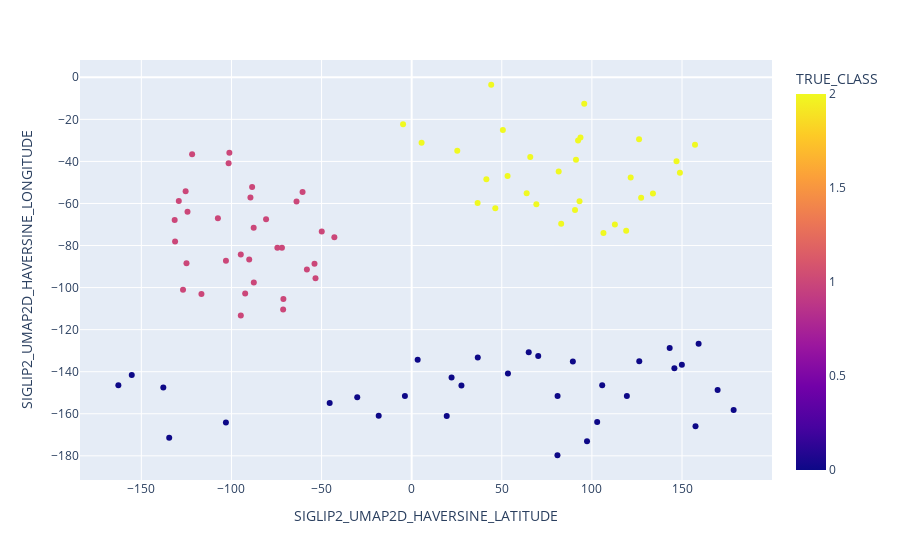

Write notebook code for a chart like this one.
### Code cell
px.scatter(e, x="SIGLIP2_UMAP2D_HAVERSINE_LATITUDE", y="SIGLIP2_UMAP2D_HAVERSINE_LONGITUDE", color="TRUE_CLASS")

### Figure 1 — Plotly figure (JSON) as saved in the notebook; plotly's stock layout.template omitted (floating-point values rounded to 4 significant figures)
{"data": [{"hovertemplate": "SIGLIP2_UMAP2D_HAVERSINE_LATITUDE=%{x}<br>SIGLIP2_UMAP2D_HAVERSINE_LONGITUDE=%{y}<br>TRUE_CLASS=%{marker.color}<extra></extra>", "legendgroup": "", "marker": {"color": [0, 1, 2, 0, 1, 2, 0, 1, 2, 0, 1, 2, 0, 1, 2, 0, 1, 2, 0, 1, 2, 0, 1, 2, 0, 1, 2, 0, 1, 2, 0, 1, 2, 0, 1, 2, 0, 1, 2, 0, 1, 2, 0, 1, 2, 0, 1, 2, 0, 1, 2, 0, 1, 2, 0, 1, 2, 0, 1, 2, 0, 1, 2, 0, 1, 2, 0, 1, 2, 0, 1, 2, 0, 1, 2, 0, 1, 2, 0, 1, 2, 0, 1, 2, 0, 1, 2, 0, 1, 2, 0, 1, 2, 0, 1, 2, 0, 1, 2, 0], "coloraxis": "coloraxis", "symbol": "circle"}, "mode": "markers", "name": "", "orientation": "v", "showlegend": false, "type": "scatter", "x": [102.9, -53.92, 25.3, 105.7, -107.5, 63.81, 169.8, -71.18, 106.4, -45.5, -131.5, 157.2, -134.5, -103.1, 41.45, 64.95, -131.3, 91.17, 149.9, -124.4, 50.6, 157.5, -90.15, 126.2, -103.1, -94.81, 90.65, NaN, -101.2, 46.4, 97.3, -94.82, 95.75, 80.97, -125.4, 93.67, -162.8, -92.39, 121.5, -3.752, -87.59, 133.9, 22.13, -63.89, NaN, 3.322, -89.46, 82.96, 80.89, -49.9, 112.7, 70.22, -88.53, 5.5, -30.2, -101.6, 81.58, 119.4, -71.99, NaN, 53.42, -121.8, 127.3, 143.2, -42.91, 65.8, 19.45, -129.2, -4.774, 27.61, -74.52, 119.0, NaN, -87.67, 53.21, -155.3, -80.79, 147.0, -137.8, -71.32, 44.13, -18.3, -116.7, 148.9, 126.3, -60.55, 92.34, 145.8, -53.37, 36.59, 178.7, -125.0, 93.13, 159.2, -126.9, 69.19, 89.43, -58.14, NaN, 36.68], "xaxis": "x", "y": [-163.9, -88.7, -34.92, -146.4, -67.01, -55.2, -148.7, -105.5, -74.03, -154.8, -67.87, -32.07, -171.4, -87.29, -48.49, -130.7, -78.14, -39.23, -136.7, -63.89, -25.12, -165.9, -86.59, -29.43, -164.2, -113.3, -63.07, NaN, -35.93, -62.33, -173.1, -84.31, -12.56, -151.6, -54.2, -28.68, -146.5, -102.8, -47.67, -151.5, -97.58, -55.31, -142.8, -59.03, NaN, -134.4, -57.15, -69.66, -179.7, -73.29, -70.03, -132.5, -52.16, -31.16, -152.2, -40.88, -44.8, -151.5, -81.08, NaN, -140.8, -36.59, -57.32, -128.7, -76.08, -37.88, -161.1, -58.79, -22.3, -146.5, -81.06, -72.96, NaN, -71.56, -46.91, -141.6, -67.51, -39.88, -147.5, -110.4, -3.547, -161.0, -103.1, -45.34, -135.0, -54.54, -30.03, -138.3, -95.6, -59.77, -158.2, -88.46, -58.94, -126.7, -101.0, -60.39, -135.1, -91.38, NaN, -133.2], "yaxis": "y"}], "layout": {"coloraxis": {"colorbar": {"title": {"text": "TRUE_CLASS"}}, "colorscale": [[0, "#0d0887"], [0.1111, "#46039f"], [0.2222, "#7201a8"], [0.3333, "#9c179e"], [0.4444, "#bd3786"], [0.5556, "#d8576b"], [0.6667, "#ed7953"], [0.7778, "#fb9f3a"], [0.8889, "#fdca26"], [1, "#f0f921"]]}, "legend": {"tracegroupgap": 0}, "margin": {"t": 60}, "xaxis": {"anchor": "y", "domain": [0, 1], "title": {"text": "SIGLIP2_UMAP2D_HAVERSINE_LATITUDE"}}, "yaxis": {"anchor": "x", "domain": [0, 1], "title": {"text": "SIGLIP2_UMAP2D_HAVERSINE_LONGITUDE"}}}}
